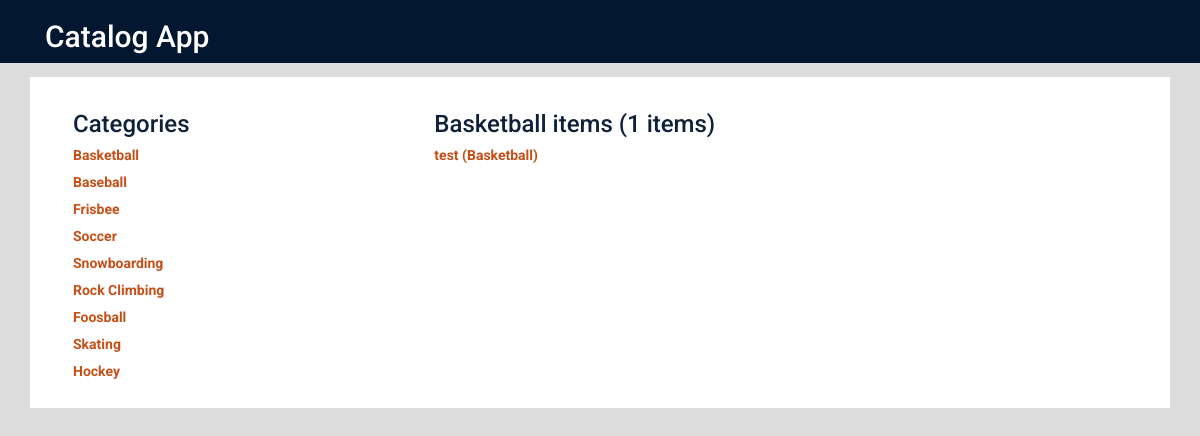
The app's page /catalog/Basketball/items/ with its own data.
### category_database_setup.py (models this page shows, shortened)
class Category(Base):
    __tablename__ = 'category'
    id = Column(Integer, primary_key=True)
    name = Column(String(250), nullable=False)

class StockItem(Base):
    __tablename__ = 'stock_item'
    name = Column(String(80), nullable=False)
    id = Column(Integer, primary_key=True)
    description = Column(String(250))
    category_name = Column(Integer, ForeignKey('category.name'))
    category = relationship(Category)

### categoryapp_webserver.py (the view)
@app.route('/catalog/<string:category_name>/')
@app.route('/catalog/<string:category_name>/items/')
def showCategoryItems(category_name):
    DBSession = sessionmaker(bind=engine)
    session = DBSession()
    categories = session.query(Category)
    stockItems = session.query(StockItem).filter_by(category_name=category_name).all()
    currentCategory = session.query(Category).filter_by(name=category_name).one()
    stockItemsNum = len(stockItems)
    loginStatus = templateLoginStatus()
    return render_template('content_area_items.html', categories=categories, stockItems=stockItems, currentCategory=currentCategory, stockItemsNum=stockItemsNum, loginStatus=loginStatus)

### categoryapp_webserver.py (called while the page is built)
@app.context_processor
def templateLoginStatus():
    access_token = login_session.get('access_token')
    if access_token is None:
        return dict(loginStatus=False)
    else:
        return dict(loginStatus=True)

### templates/content_area_items.html (shortened to what this page needs)
{% extends "main.html" %}
{% block content_area %}
<div class="container">
	<div class="banner main background_white">
		<div class="col-md-4">
			<h3>Categories</h3>
			{% for category in categories %}
				<a href = "{{url_for('showCategoryItems', category_name = category.name)}}">
					{{category.name}}
				</a>
			{% endfor %}
		</div>
		<div class="col-md-8">
			<h3>{{currentCategory.name}} items ({{stockItemsNum}} items)</h3>
			{% for singleItem in stockItems %}
				<a href = "{{url_for('showStockItem', category_name = currentCategory.name, stockItem_name = singleItem.name)}}">
					{{singleItem.name}} <span>({{singleItem.category.name}})</span>
				</a>
			{% endfor %}
		</div>
		<div class="clearfix"></div>
	</div>
</div>
{% endblock %}

### static/styles.css (style rules this page uses)
* { font-family: "Helvetica Neue Bold", Roboto, Helvetica, Arial, sans-serif; font-weight: 700; }
a { font-size: 14px; color: #0093B9; line-height: 17px; }
body { background-color: #dcdcdc; }
.banner.main { margin: 1em 0 0 0; }
.background_white { background-color: #fff; padding: 1em 2em 2em 2em; }
h3 { color: #0f213a; }
a { display: block; margin: 10px 0 0 0; color: #c64f17; }

### records on screen
Category: name "Basketball"
Category: name "Baseball"
Category: name "Frisbee"
Category: name "Soccer"
Category: name "Snowboarding"
Category: name "Rock Climbing"
Category: name "Foosball"
Category: name "Skating"
Category: name "Hockey"
StockItem: name "test", category.name "Basketball"

### other values on screen
{{ stockItemsNum }} "1"
